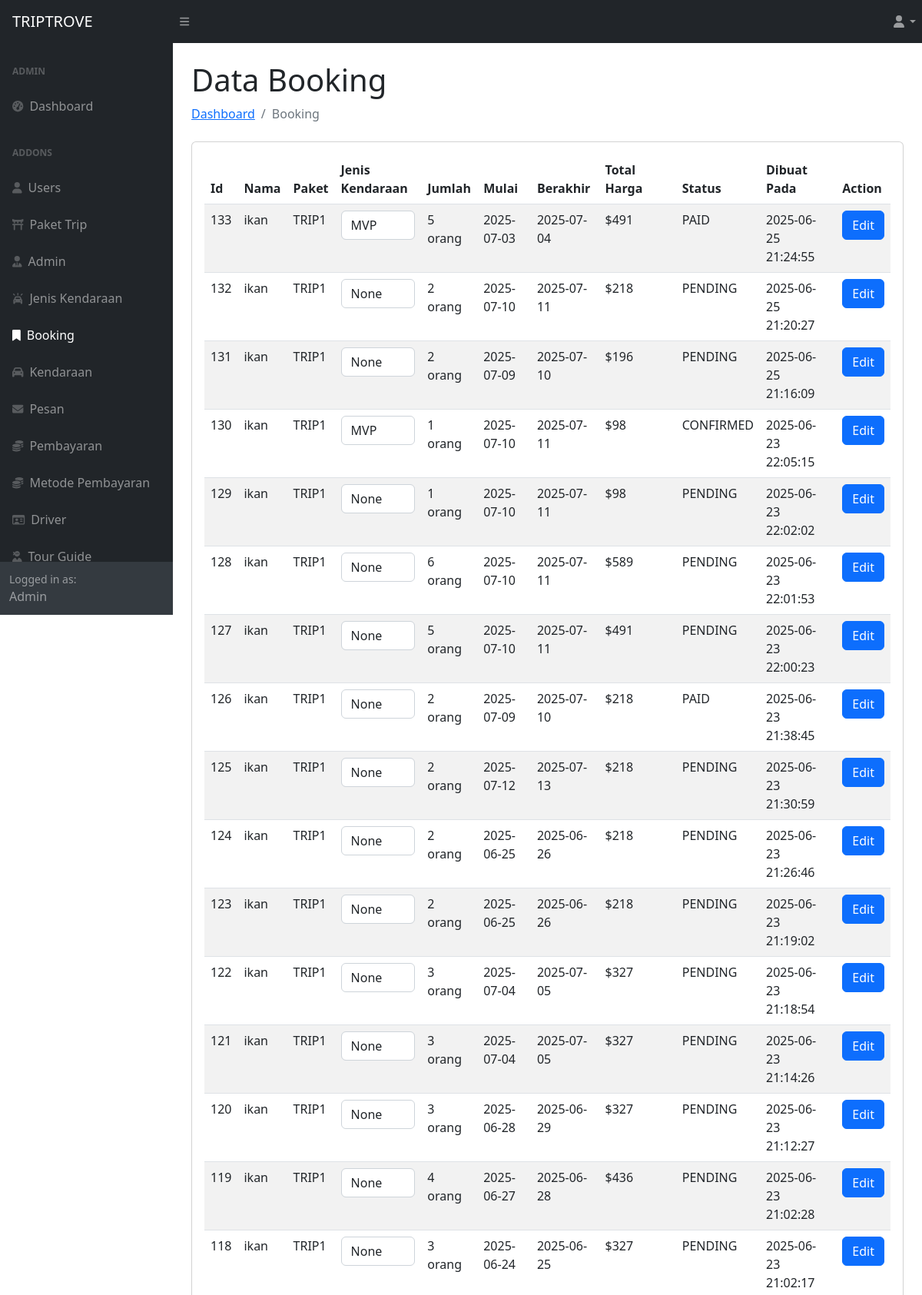
Screenshot of /admin/bookings/tampil_data_booking.php (signed in, upper part) with the database file from the repository.
### tables this page shows
CREATE TABLE `bookings` (
  `booking_id` int(5) NOT NULL,
  `cust_name` varchar(100) DEFAULT NULL,
  `username` varchar(30) DEFAULT NULL,
  `nama_paket_trip` varchar(10) NOT NULL,
  `nomor_polisi` varchar(15) DEFAULT NULL,
  `driver_id` int(5) DEFAULT NULL,
  `tour_guide_id` int(5) DEFAULT NULL,
  `kode_jenis` char(10) DEFAULT NULL,
  `person_amount` int(3) NOT NULL,
  `start_time` date NOT NULL,
  `end_time` date NOT NULL,
  `total_price` varchar(13) NOT NULL,
  `status` varchar(10) DEFAULT NULL,
  `created_date` datetime NOT NULL
);

### admin/bookings/tampil_data_booking.php (the view, shortened to what this page needs)
<!DOCTYPE html>
<html lang="en">
<head>
    <link href="https://cdn.jsdelivr.net/npm/simple-datatables@7.1.2/dist/style.min.css" rel="stylesheet" />
    <link href="../../css/styles.css" rel="stylesheet" />
</head>
<body class="sb-nav-fixed">
<?php
include '../../includes/koneksi.php';
$sql = "SELECT * FROM bookings ORDER BY created_date DESC";
$result = mysqli_query($link, $sql);
?>
    <?php include '../../includes/navbar.php'; ?>
        <div id="layoutSidenav">
            <?php include '../../includes/sidebar.php'; ?>
        <div id="layoutSidenav_content">
            <main>
                <div class="container-fluid px-4">
                    <h1 class="mt-4">Data Booking</h1>
                    <ol class="breadcrumb mb-4">
                    <li class="breadcrumb-item"><a href="../dashboard/dashboard.php">Dashboard</a></li>
                        <li class="breadcrumb-item active">Booking</li>
                    </ol>
                    <div class="card mb-4">
                        <div class="card-body">
                        <table class="table table-striped" id="datatablesSimple">
                                <thead>
                                    <tr>
                                        <th>Id</th>
                                        <th>Nama</th>
                                        <th>Paket</th>
                                        <th>Jenis Kendaraan</th>
                                        <th>Jumlah</th>
                                        <th>Mulai</th>
                                        <th>Berakhir</th>
                                        <th>Total Harga</th>
                                        <th>Status</th>
                                        <th>Dibuat Pada</th>
                                        <th>Action</th>
                                    </tr>
                                </thead>
                                <tbody>
                                    <?php while ($row = mysqli_fetch_assoc($result)) { ?>
                                        <tr>
                                            <td><?php echo $row['booking_id']; ?></td>
                                            <td><?php echo $row['username']; ?></td>
                                            <td><?php echo $row['nama_paket_trip']; ?></td>
                                            <td>
                                                <select class="form-control" name="kode_jenis" data-booking-id="<?php echo $row['booking_id']; ?>" onchange="updateJenisKendaraan(this)">
                                                    <option value="">None</option>
                                                    <?php
                                                    $tipe_kendaraan_sql = "SELECT DISTINCT kode_jenis FROM tipe_kendaraan";
                                                    $tipe_kendaraan_result = mysqli_query($link, $tipe_kendaraan_sql);
                                                    while ($type = mysqli_fetch_assoc($tipe_kendaraan_result)) { ?>
                                                        <option value="<?php echo $type['kode_jenis']; ?>" <?php if($row['kode_jenis'] == $type['kode_jenis']) echo 'selected'; ?>>
                                                            <?php echo $type['kode_jenis']; ?>
                                                        </option>
                                                    <?php } ?>
                                                </select>
                                            </td>
                                            <td><?php echo $row['person_amount']; ?> orang</td>
                                            <td><?php echo $row['start_time']; ?></td>
                                            <td><?php echo $row['end_time']; ?></td>
                                            <td>$<?php echo number_format($row['total_price'], 0, ',', '.'); ?></td>
                                            <td><?php echo $row['status']; ?></td>
                                            <td><?php echo $row['created_date']; ?></td>
                                            <td><a href="form_edit_booking.php?booking_id=<?php echo $row['booking_id']; ?>" class="btn btn-primary">Edit</a></td>
                                        </tr>
                                    <?php } ?>
                                </tbody>
                            </table>
                        </div>
                    </div>
                </div>
            </main>
        </div>
    </div>
</body>
</html>

### rows the page displays
bookings: booking_id "133", username "ikan", nama_paket_trip "TRIP1", kode_jenis "MVP", person_amount "5", start_time "2025-07-03", end_time "2025-07-04", total_price "491", status "PAID", created_date "2025-06-25 21:24:55"
bookings: booking_id "132", username "ikan", nama_paket_trip "TRIP1", person_amount "2", start_time "2025-07-10", end_time "2025-07-11", total_price "218", status "PENDING", created_date "2025-06-25 21:20:27"
bookings: booking_id "131", username "ikan", nama_paket_trip "TRIP1", person_amount "2", start_time "2025-07-09", end_time "2025-07-10", total_price "196", status "PENDING", created_date "2025-06-25 21:16:09"
bookings: booking_id "130", username "ikan", nama_paket_trip "TRIP1", kode_jenis "MVP", person_amount "1", start_time "2025-07-10", end_time "2025-07-11", total_price "98", status "CONFIRMED", created_date "2025-06-23 22:05:15"
bookings: booking_id "129", username "ikan", nama_paket_trip "TRIP1", person_amount "1", start_time "2025-07-10", end_time "2025-07-11", total_price "98", status "PENDING", created_date "2025-06-23 22:02:02"
bookings: booking_id "128", username "ikan", nama_paket_trip "TRIP1", person_amount "6", start_time "2025-07-10", end_time "2025-07-11", total_price "589", status "PENDING", created_date "2025-06-23 22:01:53"
bookings: booking_id "127", username "ikan", nama_paket_trip "TRIP1", person_amount "5", start_time "2025-07-10", end_time "2025-07-11", total_price "491", status "PENDING", created_date "2025-06-23 22:00:23"
bookings: booking_id "126", username "ikan", nama_paket_trip "TRIP1", person_amount "2", start_time "2025-07-09", end_time "2025-07-10", total_price "218", status "PAID", created_date "2025-06-23 21:38:45"
bookings: booking_id "125", username "ikan", nama_paket_trip "TRIP1", person_amount "2", start_time "2025-07-12", end_time "2025-07-13", total_price "218", status "PENDING", created_date "2025-06-23 21:30:59"
bookings: booking_id "124", username "ikan", nama_paket_trip "TRIP1", person_amount "2", start_time "2025-06-25", end_time "2025-06-26", total_price "218", status "PENDING", created_date "2025-06-23 21:26:46"
bookings: booking_id "123", username "ikan", nama_paket_trip "TRIP1", person_amount "2", start_time "2025-06-25", end_time "2025-06-26", total_price "218", status "PENDING", created_date "2025-06-23 21:19:02"
bookings: booking_id "122", username "ikan", nama_paket_trip "TRIP1", person_amount "3", start_time "2025-07-04", end_time "2025-07-05", total_price "327", status "PENDING", created_date "2025-06-23 21:18:54"
bookings: booking_id "121", username "ikan", nama_paket_trip "TRIP1", person_amount "3", start_time "2025-07-04", end_time "2025-07-05", total_price "327", status "PENDING", created_date "2025-06-23 21:14:26"
bookings: booking_id "120", username "ikan", nama_paket_trip "TRIP1", person_amount "3", start_time "2025-06-28", end_time "2025-06-29", total_price "327", status "PENDING", created_date "2025-06-23 21:12:27"
bookings: booking_id "119", username "ikan", nama_paket_trip "TRIP1", person_amount "4", start_time "2025-06-27", end_time "2025-06-28", total_price "436", status "PENDING", created_date "2025-06-23 21:02:28"
bookings: booking_id "118", username "ikan", nama_paket_trip "TRIP1", person_amount "3", start_time "2025-06-24", end_time "2025-06-25", total_price "327", status "PENDING", created_date "2025-06-23 21:02:17"
